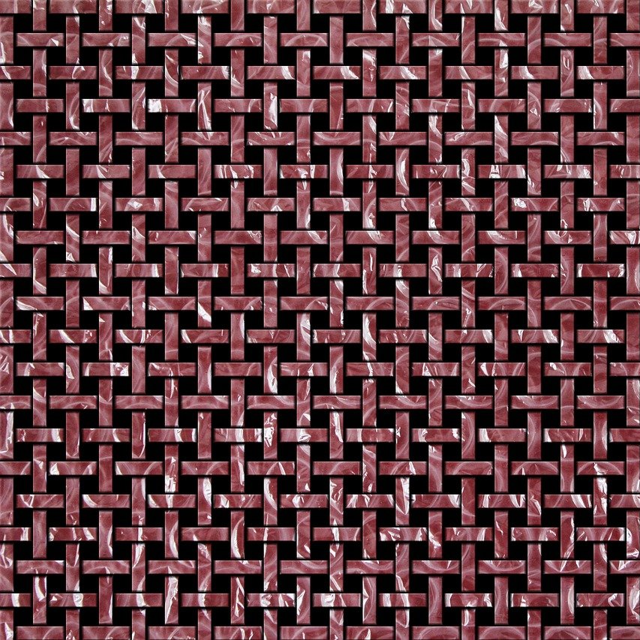
#> input picture HW10/patterns/0.png, 640 x 640 px; its folder holds only this picture in this run
$ python Image_Multiplier.py
#> lines starting #> are read from the running program, lines starting #| are printed output that depends on the picture
import os
import sys
from PIL import Image

def parsing_data(filename):
#> called with filename = 'patterns/0.png'
    image = Image.open(filename, 'r').resize((320,320))
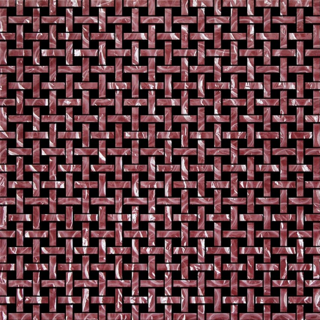
#> image: PIL image 320x320 RGB; mean R, G, B 95.4, 59.8, 64.6
    new_image = Image.new('RGB',(640,640))
#> new_image: PIL image 640x640 RGB; every value is 0
    pixel = new_image.load()

    for i in range(320):
        for j in range(320):
            pixel[i, j] = image.getpixel((i, j))
            pixel[i+320, j] = image.getpixel((i, j))
            pixel[i, j+320] = image.getpixel((i, j))
            pixel[i+320, j+320] = image.getpixel((i, j))

    return new_image

def main():
    cnt = 0
    for filename in os.listdir('patterns/'):
        parsing_data('patterns/'+filename).save('patterns/'+filename)
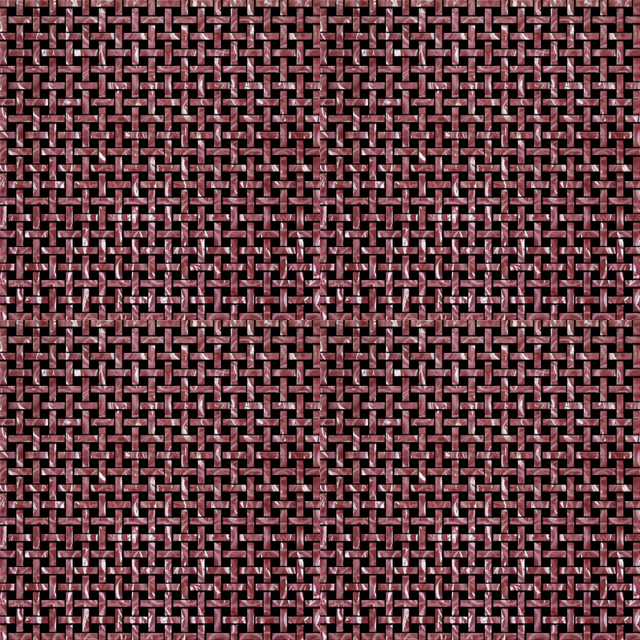
#> saved as 0.png: PIL image 640x640 RGB; mean R, G, B 95.4, 59.8, 64.6
        cnt += 1
#> cnt = 1

if __name__ == "__main__":
    main()

$ run again, on HW10/patterns/13.png
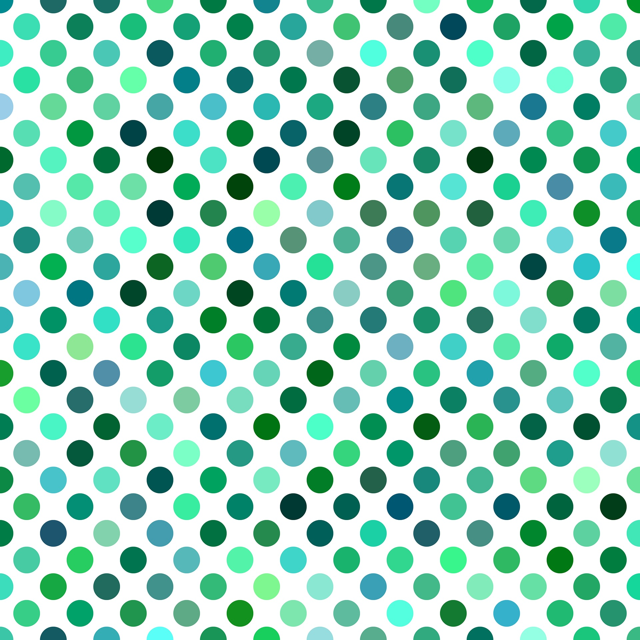
#> input picture HW10/patterns/13.png, 640 x 640 px
#> in parsing_data, `image = Image.open(filename, 'r').resize((320,320))`:
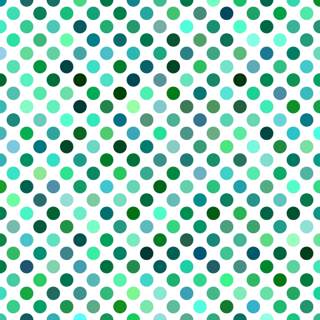
#> image: PIL image 320x320 RGB; mean R, G, B 173.7, 219.9, 205
#> new_image: PIL image 640x640 RGB; every value is 0
#> in main, `parsing_data('patterns/'+filename).save('patterns/'+filename)`:
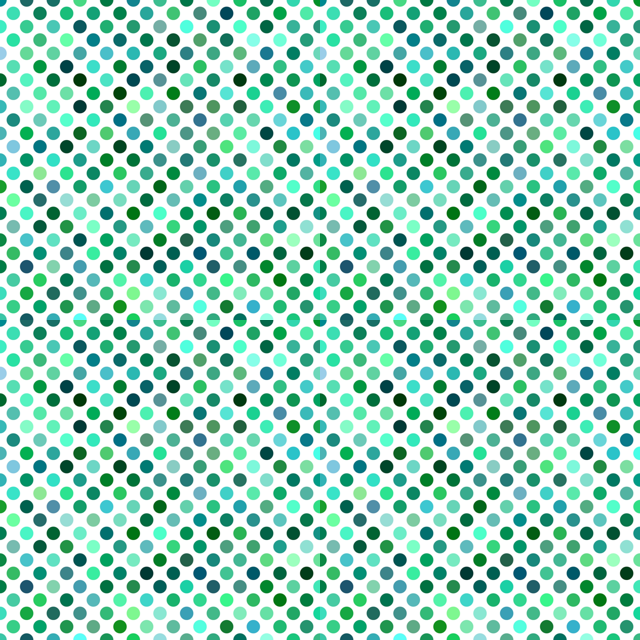
#> saved as 13.png: PIL image 640x640 RGB; mean R, G, B 173.7, 219.9, 205
#> cnt = 1

$ run again, on HW10/patterns/14.png
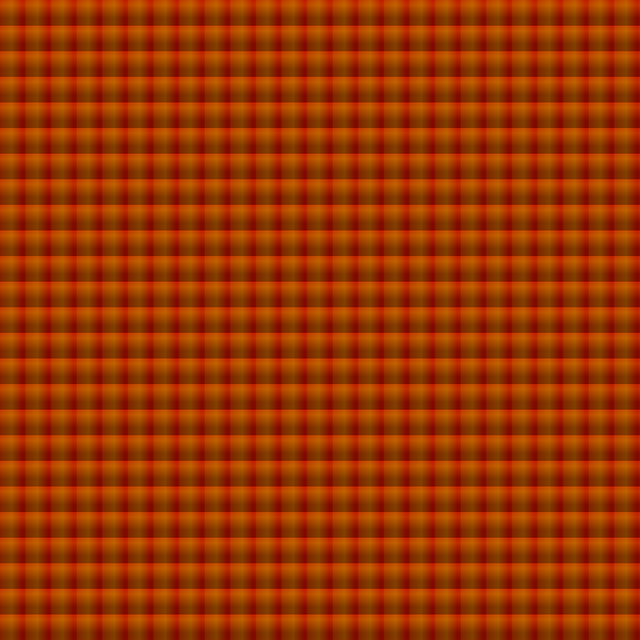
#> input picture HW10/patterns/14.png, 640 x 640 px
#> new_image: PIL image 640x640 RGB; every value is 0
#> in main, `parsing_data('patterns/'+filename).save('patterns/'+filename)`:
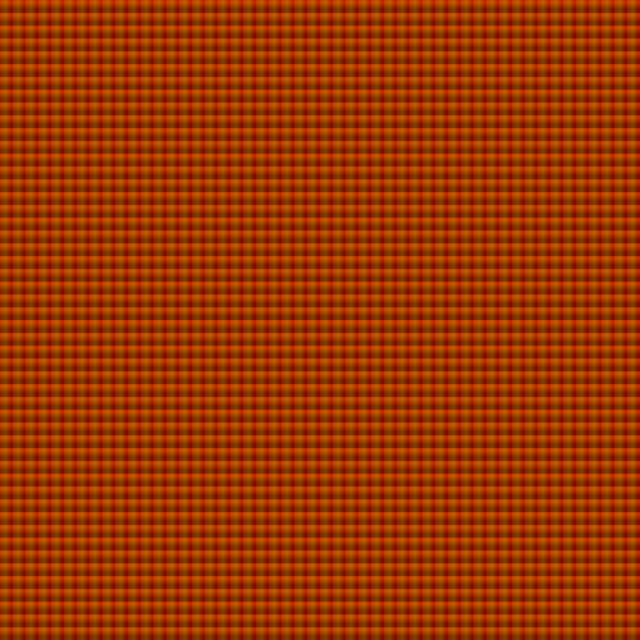
#> saved as 14.png: PIL image 640x640 RGB; mean R, G, B 156.1, 53.8, 0
#> cnt = 1

$ run again, on HW10/patterns/1.png
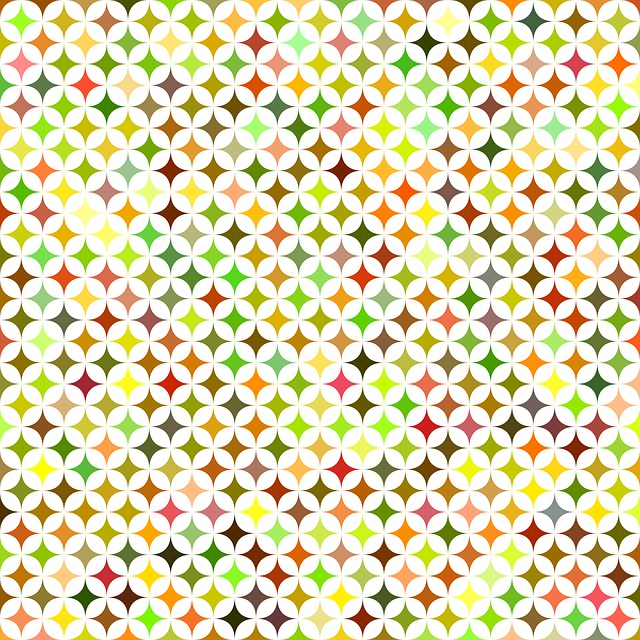
#> input picture HW10/patterns/1.png, 640 x 640 px
#> in parsing_data, `image = Image.open(filename, 'r').resize((320,320))`:
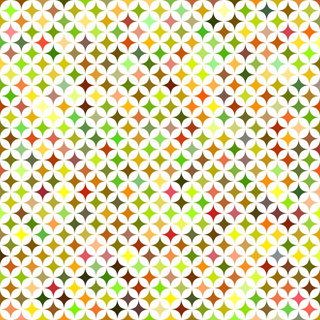
#> image: PIL image 320x320 RGB; mean R, G, B 225.2, 218.3, 179.6
#> new_image: PIL image 640x640 RGB; every value is 0
#> in main, `parsing_data('patterns/'+filename).save('patterns/'+filename)`:
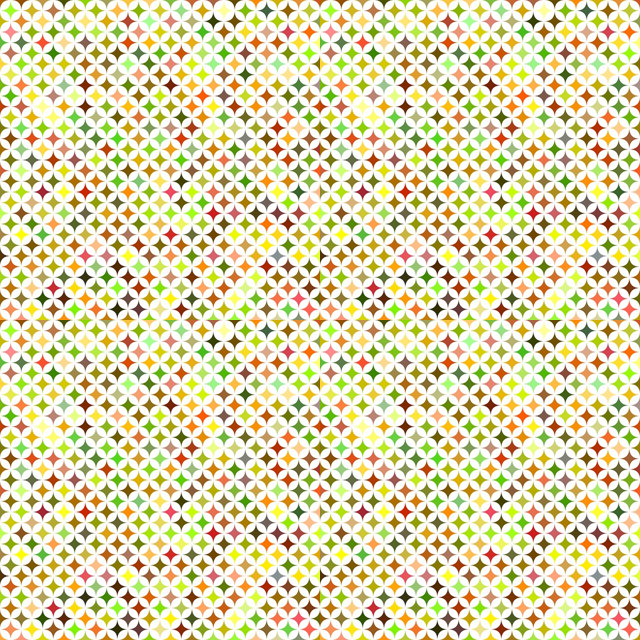
#> saved as 1.png: PIL image 640x640 RGB; mean R, G, B 225.2, 218.3, 179.6
#> cnt = 1
